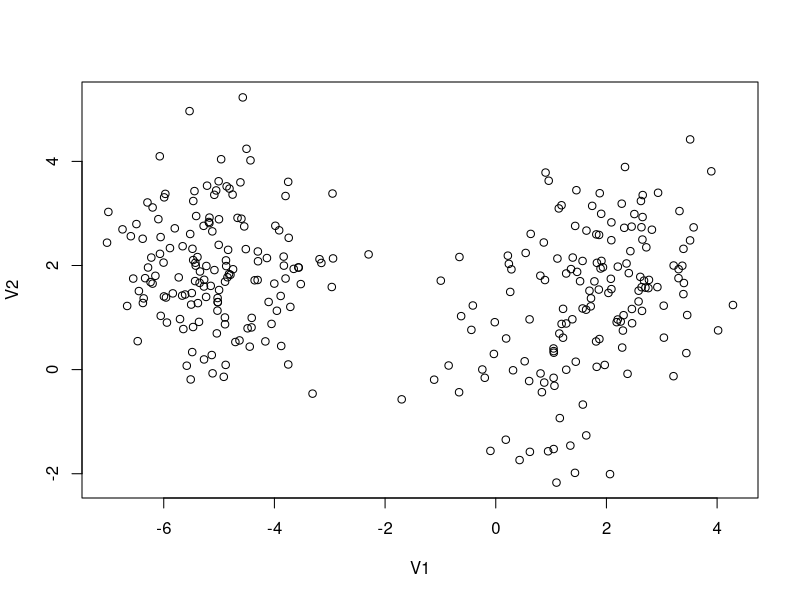

Source code (R):
## ---- chunk 1

# Carga el fichero:
puntos<-read.delim("data/toy_example.txt",
                   sep = "\t", 
                   head = FALSE)

# Visualiza su disposión en el plano
plot(puntos) # Los representamos geometricamente

## ---- chunk 2

# Función head: 


## ---- chunk 3

# Función str


## ---- chunk 4

# Función dim


## ---- chunk 5

# Aplicamos el algoritmo k-means con tres centros de masa y el parámetro nstar igual a 20


## ---- chunk 6



## ---- chunk 7



## ---- chunk 8



## ---- chunk 9



## ---- chunk 10




## ---- chunk 11



## ---- chunk 12


## ---- chunk 13


## ---- chunk 14


## ---- chunk 15

## ---- chunk 16


## ---- chunk 17


## ---- chunk 18

